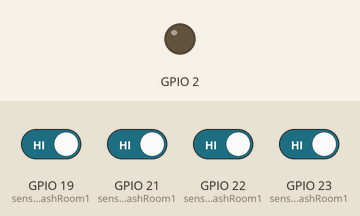
This sketch was run on a simulated ESP32. Parts: output pins drawn as LEDs (lit = HIGH). The inputs (shaded band) are chosen by the test bench; at power-on: GPIO 19 (sensor3_washRoom1), GPIO 21 (sensor2_washRoom1), GPIO 22 (sensor1_washRoom1), GPIO 23 (sensor0_washRoom1) HIGH. WiFi joins after 1.5 s; servers stay silent unless stated; random numbers use the default seed unless the sketch sets one; no MQTT or app messages arrive unless stated; what the sketch prints to the serial monitor is not drawn.

Above: at 0.1 s.
At 29.6 s:
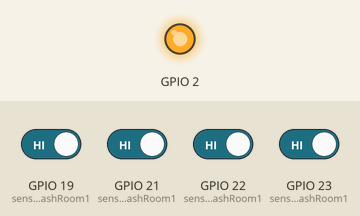
Timing chart, 0 to 31.1 s (numbered marks = the images above):
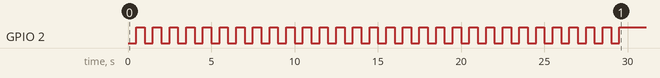

The sketch:

esp32mqttSender.ino
```cpp
#include <WiFi.h>
#include <PubSubClient.h>
#include "freertos/timers.h"

//---- WiFi settings
//const char ssid[] = "Esp32Test";
//const char password[] = "1234567890";
const char* ssid = "atilimited.net2";
const char* password = "AtiL2@2021#";

//---- MQTT Broker settings
const char* mqtt_server = "91.121.93.94";
const char* mqtt_username = "";
const char* mqtt_password = "";
const int mqtt_port = 1883;

WiFiClient espClient;
PubSubClient client(espClient);

const uint8_t
sensor0_washRoom1 = 23, // D23
sensor1_washRoom1 = 22, // D22
sensor2_washRoom1 = 21, // D21
sensor3_washRoom1 = 19, // D19
sensor0_mainRoom = 4,   // D4
sensor1_mainRoom = 16,  // RX2
sensor2_mainRoom = 17;  // TX2

void reconnect() {
  // Loop until we’re reconnected
  while (!client.connected()) {
    Serial.print("Attempting MQTT connection…");
    String clientId = "ESP32Client-";  //random client ID
    clientId += String(random(0xffff), HEX);
    // Attempt to connect
    if (client.connect(clientId.c_str())) {
      Serial.println("connected");
      // subscribe the topics here
    } else {
      Serial.print("failed, rc=");
      Serial.print(client.state());
      Serial.println(" try again in 5 seconds");  // Wait 5 seconds before retrying
      delay(5000);
    }
  }
}
void callback(char* topic, byte* payload, unsigned int length) {
  String incommingMessage;
  for (int i = 0; i < length; i++)
  {
    incommingMessage += (char)payload[i];
  }

}
class SmartOffice
{
  private:
    bool motion = false, deviceON = false, delayRunning = false, logFlag = false;
    uint64_t startDelay, delayTime, startInterval, timeOn, logStart, logStop, logValue,
             intervalTime, secondInOneMinute = 60, microsecondInOneSecond = 1000000;

  public:
    void controller(uint8_t _sensor0, const char*_topic, const char *_name, uint64_t _delayTime)
    {
      delayTime = _delayTime * microsecondInOneSecond * secondInOneMinute;
      uint8_t sensorStatus0 = digitalRead(_sensor0);
      if (sensorStatus0 == HIGH)
      {
        motion = true;
        if (!deviceON)
        {
          deviceON = true;
          client.publish(_topic, "1");
          if (!logFlag)
          {
            logStart = esp_timer_get_time();
            logFlag = true;
            Serial.print(_name);
            Serial.print(" ");
            Serial.print("Turned On");
            Serial.print("\n");
          }
        }
        if (deviceON)
        {
          delayRunning = false;
        }
      }
      if (sensorStatus0 == LOW && deviceON)
      {
        motion = false;
        if (!delayRunning)
        {
          startDelay = esp_timer_get_time();
          delayRunning = true;
        }
      }
      if (!motion && (esp_timer_get_time() - startDelay >= delayTime))
      {
        if (deviceON)
        {
          deviceON = false;
          delayRunning = false;
          client.publish(_topic, "0");
          if (logFlag)
          {
            logStop = esp_timer_get_time();
            logValue = (logStop - logStart) / 1000000UL;
            Serial.print(_name);
            Serial.print(" ");
            Serial.print(" Turned Off and was On for:");
            Serial.print(" ");
            Serial.print(logValue);
            Serial.print(" ");
            Serial.print("Seconds");
            Serial.print("\n");
            logFlag = false;
          }
        }
      }
    }
    void interval(uint64_t _intervalTime, void (&function)())
    {
      intervalTime = _intervalTime * microsecondInOneSecond;
      if (esp_timer_get_time() - startInterval >= intervalTime)
      {
        function();
        startInterval = esp_timer_get_time();
      }
    }
};
SmartOffice c[5];
void setup() {
  Serial.begin(115200);
  pinMode(sensor0_washRoom1, INPUT_PULLUP);
  pinMode(sensor1_washRoom1, INPUT_PULLUP);
  pinMode(sensor2_washRoom1, INPUT_PULLUP);
  pinMode(sensor3_washRoom1, INPUT_PULLUP);
  pinMode(sensor0_mainRoom, INPUT_PULLUP);
  pinMode(sensor1_mainRoom, INPUT_PULLUP);
  pinMode(sensor2_mainRoom, INPUT_PULLUP);
  pinMode(2, OUTPUT);
  Serial.print("\nCalibrating Sensor: ");
  for (int i = 0; i < 30; i++) {
    digitalWrite(2, LOW);
    Serial.print(".");
    delay(500);
    digitalWrite(2, HIGH);
    delay(500);
  }
  Serial.print("\nConnecting to ");
  Serial.print(ssid);
  WiFi.mode(WIFI_STA);
  WiFi.begin(ssid, password);
  delay(1000);
  Serial.println("\nWiFi connected\nIP address: ");
  Serial.println(WiFi.localIP());
  client.setServer(mqtt_server, mqtt_port);
  client.setCallback(callback);
}

void loop() {
  if (!client.connected()) reconnect();
  client.loop();
  smartOfficeController();
}
void smartOfficeController() {
  c[0].controller(sensor0_washRoom1, "DS/4TF_WRL", "4TF_WRL", 2);
  c[1].controller(sensor3_washRoom1, "DS/4TF_WRE", "4TF_WRE", 2);
  c[2].controller(sensor0_washRoom1, "DS/4TF_MRL0", "4TF_MRL0", 2);
  c[3].controller(sensor1_washRoom1, "DS/4TF_MRL1", "4TF_MRL1", 2);
  c[4].controller(sensor2_washRoom1, "DS/4TF_MRL2", "4TF_MRL2", 2);
  c[0].interval(10,wifiReconnect);
}
void wifiReconnect() {
  if ((WiFi.status() != WL_CONNECTED)) {
    Serial.println("Reconnecting.");
    WiFi.begin(ssid, password);
  }
}
```
